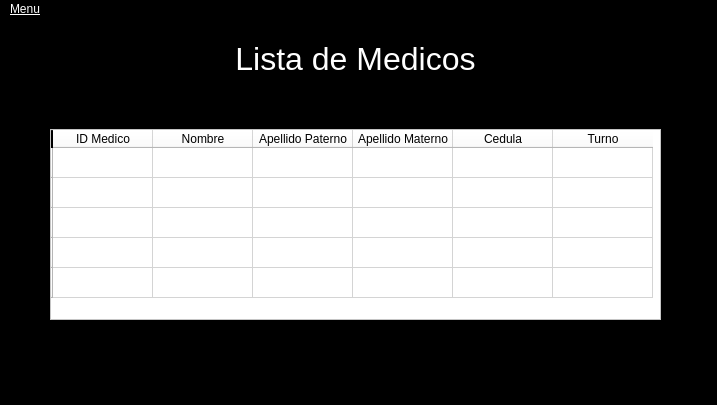
<?xml version="1.0" encoding="UTF-8"?>
<ui version="4.0">
 <class>MainWindow</class>
 <widget class="QMainWindow" name="MainWindow">
  <property name="geometry">
   <rect>
    <x>0</x>
    <y>0</y>
    <width>717</width>
    <height>405</height>
   </rect>
  </property>
  <property name="windowTitle">
   <string>J-MEDIC Lista de Medicos</string>
  </property>
  <property name="styleSheet">
   <string notr="true">*{
    background-color: rgb(0, 0, 0);
    font-family: Arial;
    color: rgb(255, 255, 255);
}

QMenuBar{
    text-decoration: underline rgb(255, 255, 255);
}

QLabel{
    font: 75 18pt;
}

QLineEdit,QComboBox,QDoubleSpinBox,QSpinBox{
    color: rgb(0, 0, 0);
    background-color: rgb(255, 255, 255);
    font: 75 14pt &quot;Arial&quot;;
}</string>
  </property>
  <widget class="QWidget" name="centralwidget">
   <widget class="QLabel" name="label">
    <property name="geometry">
     <rect>
      <x>230</x>
      <y>20</y>
      <width>251</width>
      <height>41</height>
     </rect>
    </property>
    <property name="text">
     <string>&lt;html&gt;&lt;head/&gt;&lt;body&gt;&lt;p align=&quot;center&quot;&gt;&lt;span style=&quot; font-size:24pt;&quot;&gt;Lista de Medicos&lt;/span&gt;&lt;/p&gt;&lt;/body&gt;&lt;/html&gt;</string>
    </property>
   </widget>
   <widget class="QTableWidget" name="tabla_medicos">
    <property name="geometry">
     <rect>
      <x>50</x>
      <y>110</y>
      <width>611</width>
      <height>191</height>
     </rect>
    </property>
    <property name="toolTip">
     <string>&lt;html&gt;&lt;head/&gt;&lt;body&gt;&lt;p&gt;&lt;br/&gt;&lt;/p&gt;&lt;/body&gt;&lt;/html&gt;</string>
    </property>
    <property name="styleSheet">
     <string notr="true">color: rgb(0, 0, 0);
background-color: rgb(255, 255, 255);</string>
    </property>
    <row>
     <property name="text">
      <string/>
     </property>
    </row>
    <row>
     <property name="text">
      <string/>
     </property>
    </row>
    <row>
     <property name="text">
      <string/>
     </property>
    </row>
    <row>
     <property name="text">
      <string/>
     </property>
    </row>
    <row>
     <property name="text">
      <string/>
     </property>
    </row>
    <column>
     <property name="text">
      <string>ID Medico</string>
     </property>
    </column>
    <column>
     <property name="text">
      <string>Nombre</string>
     </property>
    </column>
    <column>
     <property name="text">
      <string>Apellido Paterno</string>
     </property>
    </column>
    <column>
     <property name="text">
      <string>Apellido Materno</string>
     </property>
    </column>
    <column>
     <property name="text">
      <string>Cedula</string>
     </property>
    </column>
    <column>
     <property name="text">
      <string>Turno</string>
     </property>
    </column>
   </widget>
  </widget>
  <widget class="QMenuBar" name="menubar">
   <property name="geometry">
    <rect>
     <x>0</x>
     <y>0</y>
     <width>717</width>
     <height>21</height>
    </rect>
   </property>
   <widget class="QMenu" name="menuMenu">
    <property name="title">
     <string>Menu</string>
    </property>
   </widget>
   <addaction name="menuMenu"/>
  </widget>
  <widget class="QStatusBar" name="statusbar"/>
 </widget>
 <resources/>
 <connections/>
</ui>
